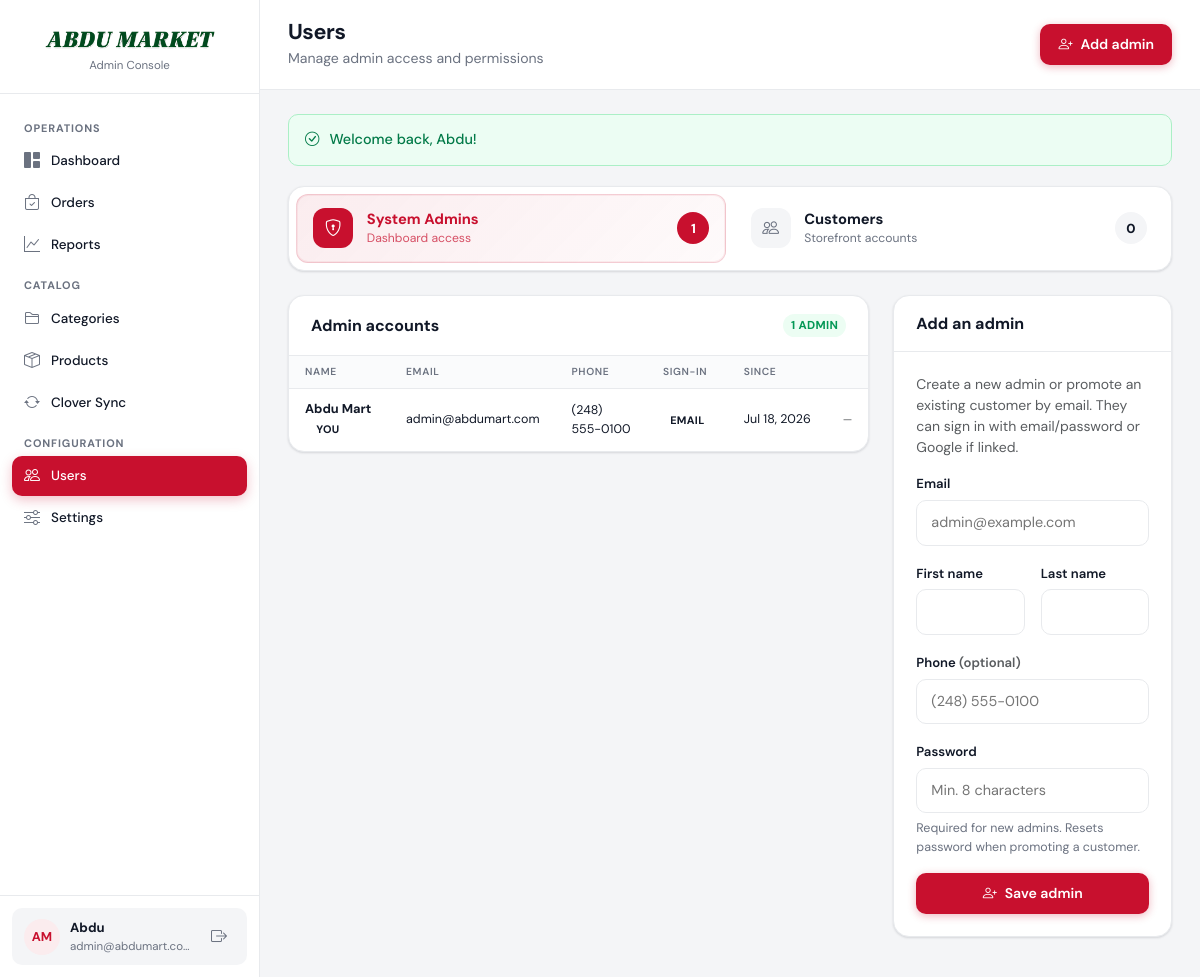
The page /admin/users.php (signed in) on the database its author committed.
### tables this page shows
CREATE TABLE users (
    id INT UNSIGNED AUTO_INCREMENT PRIMARY KEY,
    email VARCHAR(255) NOT NULL UNIQUE,
    google_id VARCHAR(255) DEFAULT NULL UNIQUE,
    password_hash VARCHAR(255) DEFAULT NULL,
    first_name VARCHAR(100) NOT NULL,
    last_name VARCHAR(100) NOT NULL,
    phone VARCHAR(20) DEFAULT NULL,
    email_verified_at TIMESTAMP NULL DEFAULT NULL,
    role ENUM('customer', 'admin') NOT NULL DEFAULT 'customer',
    created_at TIMESTAMP DEFAULT CURRENT_TIMESTAMP
);

### includes/db.php (called while the page is built, shortened)
<?php
function db(): PDO
{
    static $pdo = null;
    if ($pdo === null) {
        $cfg = require dirname(__DIR__) . '/config/database.php';
        $dsn = sprintf(
            'mysql:host=%s;dbname=%s;charset=%s',
            $cfg['host'],
            $cfg['name'],
            $cfg['charset']
        );
        $pdo = new PDO($dsn, $cfg['user'], $cfg['pass'], [
            PDO::ATTR_ERRMODE => PDO::ERRMODE_EXCEPTION,
            PDO::ATTR_DEFAULT_FETCH_MODE => PDO::FETCH_ASSOC,
        ]);
    }
    return $pdo;
}

### includes/auth.php (called while the page is built, shortened)
<?php
function current_user(): ?array
{
    static $user = null;
    if ($user === null) {
        $stmt = db()->prepare('SELECT id, email, first_name, last_name, phone, role, google_id, email_verified_at FROM users WHERE id = ?');
        $stmt->execute([$_SESSION['user_id']]);
        $user = $stmt->fetch() ?: null;
    }
    return $user;
}
function is_logged_in(): bool
{
    return current_user() !== null;
}
function is_admin(): bool
{
    $user = current_user();
    return $user && $user['role'] === 'admin';
}
function require_login(): void
{
    if (!is_logged_in()) {
        if (is_ajax_request()) {
            json_response(['error' => 'Please sign in to continue.', 'login_required' => true], 401);
        }
        flash('warning', 'Please sign in to continue.');
        $target = 'login.php?redirect=' . urlencode($_SERVER['REQUEST_URI'] ?? 'index.php');
        if (is_admin_request()) {
            redirect_site($target);
        }
        redirect($target);
    }
}
function require_admin(): void
{
    require_login();
}

### includes/functions.php (called while the page is built, shortened)
<?php
function e(?string $value): string
{
    return htmlspecialchars($value ?? '', ENT_QUOTES, 'UTF-8');
}
function get_flashes(): array
{
    $flashes = $_SESSION['flash'] ?? [];
    return $flashes;
}

### admin/users.php (the view, shortened to what this page needs)
<?php
require_admin();
$adminSection = 'users';
$tab = $_GET['tab'] ?? 'admins';
$search = trim($_GET['q'] ?? '');
$currentAdminId = (int) current_user()['id'];
$adminUsers = db()->query(
    "SELECT u.id, u.email, u.first_name, u.last_name, u.phone, u.google_id, u.email_verified_at, u.created_at
     FROM users u
     WHERE u.role = 'admin'
     ORDER BY u.created_at ASC"
)->fetchAll();
$customerTotal = (int) db()->query("SELECT COUNT(*) FROM users WHERE role = 'customer'")->fetchColumn();
$pageTitle = 'Users';
$pageSubtitle = $tab === 'admins'
    ? 'Manage admin access and permissions'
    : 'Browse storefront customer accounts';
$exportUrl = 'users.php?tab=customers&export=csv' . ($search !== '' ? '&q=' . rawurlencode($search) : '');
$headerActions = $tab === 'admins'
    ? '<a href="#add-admin-panel" class="admin-btn admin-btn-primary"><i class="bi bi-person-plus"></i> Add admin</a>'
    : '<a href="' . e($exportUrl) . '" class="admin-btn admin-btn-outline"><i class="bi bi-download"></i> Export CSV</a>';
require dirname(__DIR__) . '/includes/admin_header.php';
?>
<div class="admin-tabbar mb-4">
    <nav class="admin-tabbar-nav" aria-label="User sections">
        <a href="users.php?tab=admins" class="admin-tabbar-item<?= $tab === 'admins' ? ' is-active' : '' ?>">
            <span class="admin-tabbar-icon"><i class="bi bi-shield-lock"></i></span>
            <span class="admin-tabbar-copy">
                <strong>System Admins</strong>
                <small>Dashboard access</small>
            </span>
            <span class="admin-tabbar-count"><?= count($adminUsers) ?></span>
        </a>
        <a href="users.php?tab=customers" class="admin-tabbar-item<?= $tab === 'customers' ? ' is-active' : '' ?>">
            <span class="admin-tabbar-icon"><i class="bi bi-people"></i></span>
            <span class="admin-tabbar-copy">
                <strong>Customers</strong>
                <small>Storefront accounts</small>
            </span>
            <span class="admin-tabbar-count"><?= $customerTotal ?></span>
        </a>
    </nav>
</div>
<?php if ($tab === 'admins'): ?>
<div class="row g-4">
    <div class="col-lg-8">
        <div class="admin-card">
            <div class="admin-card-header">
                <h2>Admin accounts</h2>
                <span class="admin-badge admin-badge-green"><?= count($adminUsers) ?> admin<?= count($adminUsers) === 1 ? '' : 's' ?></span>
            </div>
            <div class="table-responsive">
                <table class="admin-table admin-table-compact">
                    <thead>
                        <tr>
                            <th>Name</th>
                            <th>Email</th>
                            <th>Phone</th>
                            <th>Sign-in</th>
                            <th>Since</th>
                            <th></th>
                        </tr>
                    </thead>
                    <tbody>
                        <?php foreach ($adminUsers as $admin): ?>
                        <tr>
                            <td>
                                <strong><?= e(trim($admin['first_name'] . ' ' . $admin['last_name'])) ?></strong>
                                <?php if ((int) $admin['id'] === $currentAdminId): ?>
                                <span class="admin-badge ms-1">You</span>
                                <?php endif; ?>
                            </td>
                            <td><?= e($admin['email']) ?></td>
                            <td><?= e($admin['phone'] ?: '—') ?></td>
                            <td>
                                <?php if (!empty($admin['google_id'])): ?>
                                <span class="admin-badge admin-badge-green">Google</span>
                                <?php else: ?>
                                <span class="admin-badge">Email</span>
                                <?php endif; ?>
                            </td>
                            <td class="text-nowrap"><?= e(date('M j, Y', strtotime($admin['created_at']))) ?></td>
                            <td class="text-end">
                                <?php if ((int) $admin['id'] !== $currentAdminId && count($adminUsers) > 1): ?>
                                <form method="post" class="d-inline" onsubmit="return confirm('Remove admin access for <?= e($admin['email']) ?>? They will become a customer.');">
                                    <?= csrf_field() ?>
                                    <input type="hidden" name="action" value="demote_admin">
                                    <input type="hidden" name="user_id" value="<?= (int) $admin['id'] ?>">
                                    <input type="hidden" name="tab" value="admins">
                                    <button type="submit" class="admin-btn admin-btn-outline admin-btn-sm text-danger">
                                        <i class="bi bi-person-dash"></i> Remove admin
                                    </button>
                                </form>
                                <?php else: ?>
                                <span class="text-muted small">—</span>
                                <?php endif; ?>
                            </td>
                        </tr>
                        <?php endforeach; ?>
                    </tbody>
                </table>
            </div>
        </div>
    </div>
    <div class="col-lg-4">
        <div class="admin-card h-100" id="add-admin-panel">
            <div class="admin-card-header"><h2>Add an admin</h2></div>
            <div class="admin-card-body padded">
                <p class="text-muted small">Create a new admin or promote an existing customer by email. They can sign in with email/password or Google if linked.</p>
                <form method="post">
                    <div class="admin-field">
                        <label for="admin_email">Email</label>
                        <input type="email" id="admin_email" name="email" class="admin-input" required placeholder="admin@example.com">
                    </div>
                    <div class="row g-3">
                        <div class="col-md-6">
                            <div class="admin-field">
                                <label for="admin_first_name">First name</label>
                                <input type="text" id="admin_first_name" name="first_name" class="admin-input" required>
                            </div>
                        </div>
                        <div class="col-md-6">
                            <div class="admin-field">
                                <label for="admin_last_name">Last name</label>
                                <input type="text" id="admin_last_name" name="last_name" class="admin-input" required>
                            </div>
                        </div>
                    </div>
                    <div class="admin-field">
                        <label for="admin_phone">Phone <span class="text-muted">(optional)</span></label>
                        <input type="text" id="admin_phone" name="phone" class="admin-input" placeholder="(248) 555-0100">
                    </div>
                    <div class="admin-field mb-0">
                        <label for="admin_password">Password</label>
                        <input type="password" id="admin_password" name="password" class="admin-input" required minlength="8" autocomplete="new-password" placeholder="Min. 8 characters">
                        <div class="hint">Required for new admins. Resets password when promoting a customer.</div>
                    </div>
                    <button type="submit" class="admin-btn admin-btn-primary w-100 mt-3">
                        <i class="bi bi-person-plus"></i> Save admin
                    </button>
                </form>
            </div>
        </div>
    </div>
</div>
<?php endif; ?>
<?php require dirname(__DIR__) . '/includes/admin_footer.php'; ?>

### includes/admin_header.php (shortened to what this page needs)
<?php
$pageTitle = $pageTitle ?? 'Dashboard';
$pageSubtitle = $pageSubtitle ?? null;
$headerActions = $headerActions ?? '';
$adminUser = current_user();
$adminInitials = strtoupper(substr($adminUser['first_name'] ?? 'A', 0, 1) . substr($adminUser['last_name'] ?? 'M', 0, 1));
?>
<!DOCTYPE html>
<html lang="en">
<head>
    <link href="https://cdn.jsdelivr.net/npm/bootstrap@5.3.3/dist/css/bootstrap.min.css" rel="stylesheet">
    <link href="https://cdn.jsdelivr.net/npm/bootstrap-icons@1.11.3/font/bootstrap-icons.min.css" rel="stylesheet">
    <link href="../assets/css/admin.css" rel="stylesheet">
</head>
<body class="admin-app">
<div class="admin-shell">
    <aside class="admin-sidebar" id="adminSidebar">
        <a href="../index.php" class="admin-sidebar-brand" aria-label="Abdu Market home">
            <img
                src="../assets/images/abdu-market-logo.png"
                alt="Abdu Market"
                class="admin-brand-logo"
                width="160"
                height="20"
            >
            <span class="admin-brand-tagline">Admin Console</span>
        </a>
        <nav class="admin-sidebar-nav">
            <span class="admin-nav-group">Operations</span>
            <a href="index.php" class="admin-sidebar-link <?= ($adminSection ?? '') === 'dashboard' ? 'active' : '' ?>">
                <i class="bi bi-grid-1x2-fill"></i> Dashboard
            </a>
            <a href="orders.php" class="admin-sidebar-link <?= ($adminSection ?? '') === 'orders' ? 'active' : '' ?>">
                <i class="bi bi-bag-check"></i> Orders
            </a>
            <a href="reports.php" class="admin-sidebar-link <?= ($adminSection ?? '') === 'reports' ? 'active' : '' ?>">
                <i class="bi bi-graph-up"></i> Reports
            </a>
            <span class="admin-nav-group">Catalog</span>
            <a href="categories.php" class="admin-sidebar-link <?= ($adminSection ?? '') === 'categories' ? 'active' : '' ?>">
                <i class="bi bi-folder2"></i> Categories
            </a>
            <a href="products.php" class="admin-sidebar-link <?= ($adminSection ?? '') === 'products' ? 'active' : '' ?>">
                <i class="bi bi-box-seam"></i> Products
            </a>
            <a href="clover-sync.php" class="admin-sidebar-link <?= ($adminSection ?? '') === 'clover-sync' ? 'active' : '' ?>">
                <i class="bi bi-arrow-repeat"></i> Clover Sync
            </a>
            <span class="admin-nav-group">Configuration</span>
            <a href="users.php" class="admin-sidebar-link <?= ($adminSection ?? '') === 'users' ? 'active' : '' ?>">
                <i class="bi bi-people"></i> Users
            </a>
            <a href="settings.php" class="admin-sidebar-link <?= ($adminSection ?? '') === 'settings' ? 'active' : '' ?>">
                <i class="bi bi-sliders"></i> Settings
            </a>
        </nav>
        <div class="admin-sidebar-footer">
            <div class="admin-user-pill">
                <span class="admin-user-avatar"><?= e($adminInitials) ?></span>
                <div class="admin-user-meta">
                    <strong><?= e($adminUser['first_name'] ?? 'Admin') ?></strong>
                    <span><?= e($adminUser['email'] ?? '') ?></span>
                </div>
                <a href="../logout.php" class="admin-user-signout" aria-label="Sign out" title="Sign out">
                    <i class="bi bi-box-arrow-right"></i>
                </a>
            </div>
        </div>
    </aside>
    <div class="admin-main">
        <header class="admin-top-header">
            <div class="admin-top-header-text">
                <h1><?= e($pageTitle) ?></h1>
                <?php if ($pageSubtitle): ?>
                <p><?= e($pageSubtitle) ?></p>
                <?php endif; ?>
            </div>
            <?php if ($headerActions): ?>
            <div class="admin-header-actions"><?= $headerActions ?></div>
            <?php endif; ?>
        </header>
        <main class="admin-page">
            <?php foreach (get_flashes() as $flash): ?>
            <div class="admin-toast admin-toast-<?= e($flash['type']) ?>">
                <i class="bi bi-<?= $flash['type'] === 'success' ? 'check-circle' : ($flash['type'] === 'danger' ? 'exclamation-triangle' : 'info-circle') ?>"></i>
                <?= e($flash['message']) ?>
            </div>
            <?php endforeach; ?>

### rows shown on the page
users: adminInitials "AM", first_name "Abdu", email "admin@abdumart.com", first_name+last_name "Abdu Mart", shows "YOU", phone "(248) 555-0100", shows "EMAIL", created_at "Jul 18, 2026"

### other values the page prints
$pageTitle "Users"
$pageSubtitle "Manage admin access and permissions"
$flash['message'] "Welcome back, Abdu!"
count($adminUsers) "1"
$customerTotal "0"
